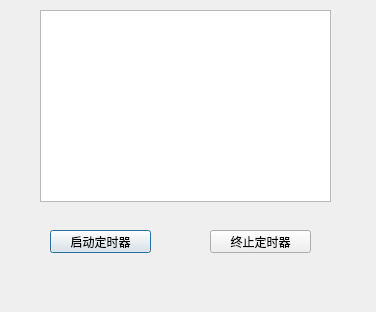
<?xml version="1.0" encoding="UTF-8"?>
<ui version="4.0">
 <class>Dialog</class>
 <widget class="QDialog" name="Dialog">
  <property name="geometry">
   <rect>
    <x>0</x>
    <y>0</y>
    <width>376</width>
    <height>312</height>
   </rect>
  </property>
  <property name="windowTitle">
   <string>Dialog</string>
  </property>
  <widget class="QListWidget" name="listWidget">
   <property name="geometry">
    <rect>
     <x>40</x>
     <y>10</y>
     <width>291</width>
     <height>192</height>
    </rect>
   </property>
  </widget>
  <widget class="QPushButton" name="startBtn">
   <property name="geometry">
    <rect>
     <x>50</x>
     <y>230</y>
     <width>101</width>
     <height>23</height>
    </rect>
   </property>
   <property name="text">
    <string>启动定时器</string>
   </property>
  </widget>
  <widget class="QPushButton" name="stopBtn">
   <property name="geometry">
    <rect>
     <x>210</x>
     <y>230</y>
     <width>101</width>
     <height>23</height>
    </rect>
   </property>
   <property name="text">
    <string>终止定时器</string>
   </property>
  </widget>
 </widget>
 <layoutdefault spacing="6" margin="11"/>
 <resources/>
 <connections/>
</ui>
